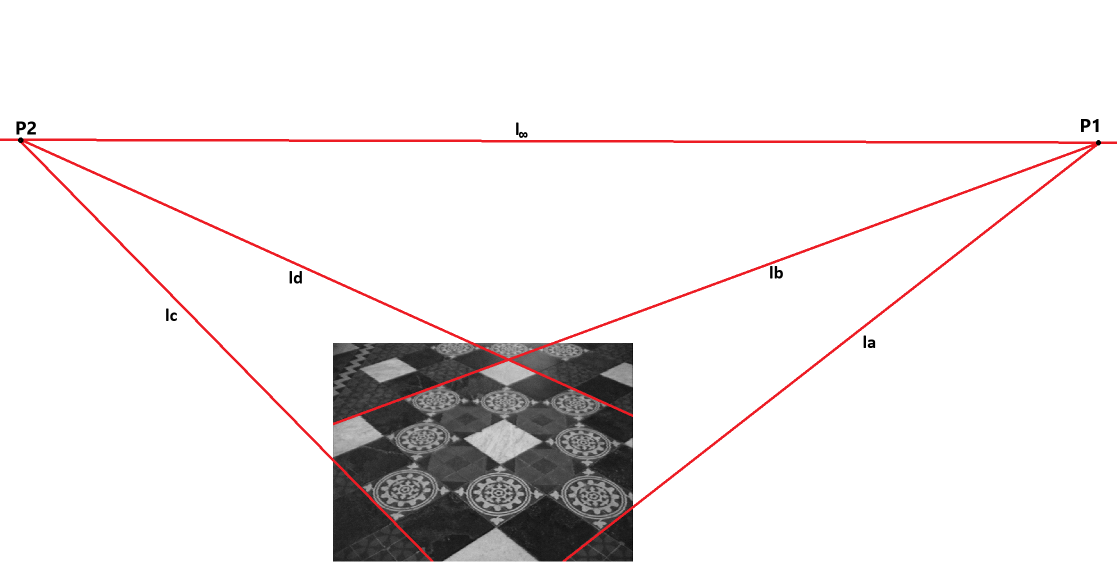
#> input picture Lista00/Imagens/img_tracado.png, 2233 x 1129 px (shown at 1/2 size)
$ jupyter execute --allow-errors Lista00.ipynb
#> lines starting #> are read from the running program, lines starting #| are printed output that depends on the picture; long printed decimals are rounded
#### Bibliotecas utilizadas

[cell 1]
import math
import numpy as np
from skimage import transform
from matplotlib import image
from matplotlib import pyplot as plt

#### 1 - Retificação Afim - Método das Retas Paralelas

##### Traçando manualmente dois conjuntos de retas paralelas $l_a$, || $l_b$, e $l_c$ || $l_d$, na imagem img_retificacao.png, encontramos dois pontos de fuga que definem a reta do infinito $l_{\infty}$.

[cell 2]
img_tracado = image.imread('Imagens//img_tracado.png')
#> img_tracado is the input picture: shape (1129, 2233, 4) float32; mean R, G, B, A 0.929, 0.917, 0.917, 1

plt.figure(figsize=(12, 12))
plt.plot(2195, 280, marker='x', color="blue") # Ponto de fuga P1
plt.plot(38, 275, marker='x', color="green")  # Ponto de fuga P2
plt.imshow(img_tracado)
plt.axis('off')
plt.show()
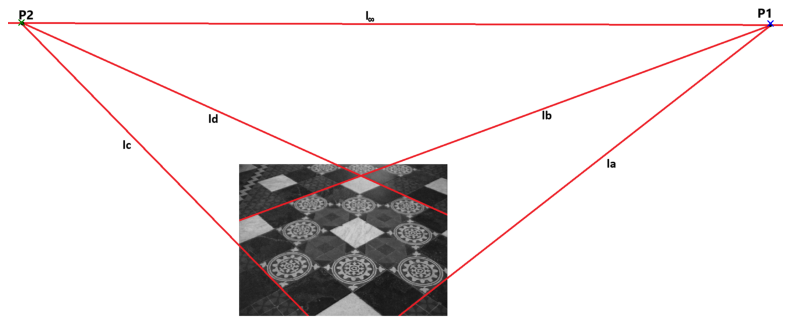
#> figure drawn by matplotlib, 1 panel

##### Utilizando os eixos definidos na imagem, onde a origem se encontra no canto superior esquerdo com o eixo x crescendo para a direita e o eixo y crescendo para baixo, os pontos de fuga são:
$$
\begin{matrix}
      P_1 = (2195,280)  \\
      P_2 = (38,275)
\end{matrix}
$$
##### Representando os pontos de fuga em coordenadas homogêneas e fazendo o seu produto vetorial obtemos a reta que liga os dois pontos(reta do infinito).

[cell 3]
x     = [2195,280,1]
x_lin = [38,275,1]
l_inf = np.cross(x,x_lin)
l_inf = l_inf / l_inf[-1]

print("Reta do infinito = ", l_inf)

##### Montando a matriz de transformação H.

[cell 4]
H = np.array([[1,0,0],[0,1,0],l_inf])

print(H)

##### Aplicando a transformação

[cell 5]
img    = image.imread('Imagens//img_retificacao.png')
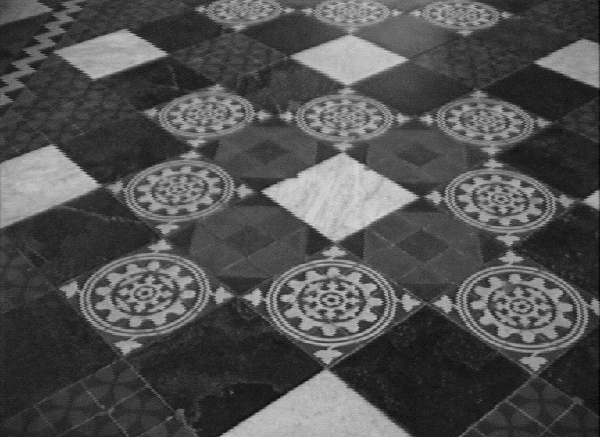
#> input picture Lista00/Imagens/img_retificacao.png, 600 x 437 px
#> img is the input picture: shape (437, 600, 4) float32; mean R, G, B, A 0.318, 0.318, 0.318, 1
tform  = transform.ProjectiveTransform(matrix=H)
tf_img = transform.warp(img, tform)
#> tf_img: shape (437, 600, 4) float32; 0% of the values are NaN or infinite; the others: min 0.0196, max 1, mean 0.149

plt.figure(figsize=(12, 12))
plt.imshow(tf_img, origin='lower')
plt.axis('off')
plt.show()

##### A transformação recuperou o paralelismo entre as linhas removendo as distorções projetivas e deslocando a linha do infinito novamente para o infinito $(0,0, 1)^T$.

[cell 6]
img_ret_afim = image.imread('Imagens//retificação_afim.png')
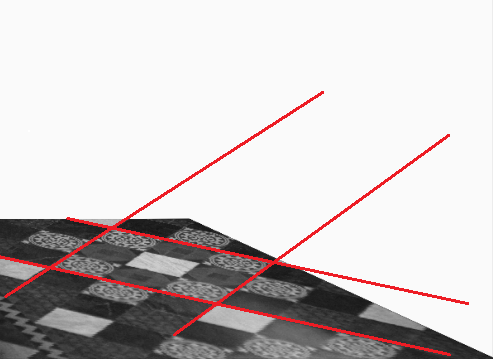
#> input picture Lista00/Imagens/retificação_afim.png, 493 x 359 px
#> img_ret_afim is the input picture: shape (359, 493, 4) float32; mean R, G, B, A 0.812, 0.789, 0.79, 1

plt.figure(figsize=(12, 8))
plt.imshow(img_ret_afim)
plt.axis('off')
plt.show()

#### 2 - Retificação Afim - Método da Razão das Distâncias

##### Traçando dois conjuntos de pontos colineares (A',B',C') e (a',b’,c’) na imagem.

[cell 7]
img_tracado2 = image.imread('Imagens//img_tracado2.png')
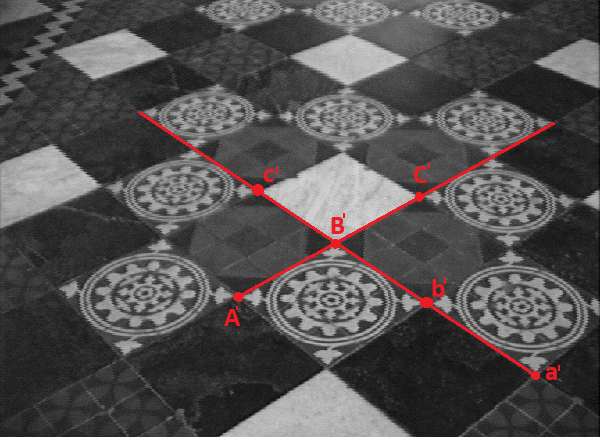
#> input picture Lista00/Imagens/img_tracado2.png, 600 x 437 px
#> img_tracado2 is the input picture: shape (437, 600, 4) float32; mean R, G, B, A 0.326, 0.315, 0.315, 1

plt.figure(figsize=(12, 8))

plt.plot(237, 295, marker='x', color="yellow") # Ponto A'
plt.plot(334, 242, marker='x', color="yellow") # Ponto B'
plt.plot(420, 195, marker='x', color="yellow") # Ponto C'

plt.plot(534, 374, marker='x', color="yellow") # Ponto a’
plt.plot(426, 302, marker='x', color="yellow") # Ponto b’
plt.plot(257, 189, marker='x', color="yellow") # Ponto c'

plt.imshow(img_tracado2)
plt.axis('off')
plt.show()
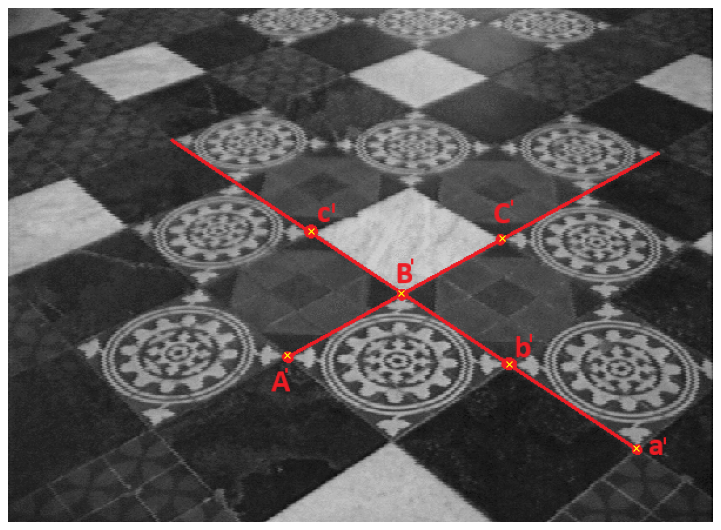
#> figure drawn by matplotlib, 1 panel

##### Calculando as razões das distâncias e os pontos transformados na reta em dimensão um (1D)

##### Primeiro conjunto de pontos

[cell 8]
A = [237, 295]
B = [334, 242]
C = [420, 195]

d1 = math.dist(A, B)
d2 = math.dist(B, C)

print('Pontos transformados')
print('A = ', 0)
print('B = ', d1)
print('C = ', (d1 + d2))

print("")
r1 = d1/d2
print('Razão 1 =', r1)

##### Assumindo que os azulejos no mundo real sejam quadrados de lado igual a 1, podemos representar os pontos no mundo real e na imagem transformada em coordenadas homogêneas.

##### Montando e resolvendo o sistem para as correspondências entre os pontos na imagem e no mundo real, calculamos a homografia que faz a projeção dos pontos nmo espaço para a imagem.

[cell 9]
H = np.array([
             [117.601, 0],
             [0.064, 1]
             ])

print("H: \n",H)

##### Transformando o ponto no infinito (1,0)

[cell 10]
p_inf = np.array([1, 0])
p_f = H.dot(p_inf)

xf1 = p_f[0] / p_f[1]
print('Ponto de fuga 1 =', round(xf1))

##### Segundo conjunto de pontos

[cell 11]
a = [534, 374]
b = [426, 302]
c = [257, 189]

d3 = math.dist(a, b)
d4 = math.dist(b, c)

print('Pontos transformados')
print('a = ', 0)
print('b = ', d3)
print('c = ', (d3 + d4))

print("")
r2 = d3/d4
print('Razão 2 =', r2)

##### De forma anéloga para o segundo conjunto de pontos, obtemos uma outra matriz de transformação.

[cell 12]
H = np.array([[141.782,0],[0.092,1]])

print(H)

##### Transformando o ponto no infinito (1,0)

[cell 13]
p_inf = np.array([1, 0])
pf    = H.dot(p_inf)
xf2   = p_f[0]/p_f[1]

print('Ponto de fuga 2 = ', round(xf2))

##### Traçando os pontos de fuga e a reta do infinito $l_{\infty}$ na imagem.

[cell 14]
img_tracado = image.imread('Imagens//img_tracado3.png')
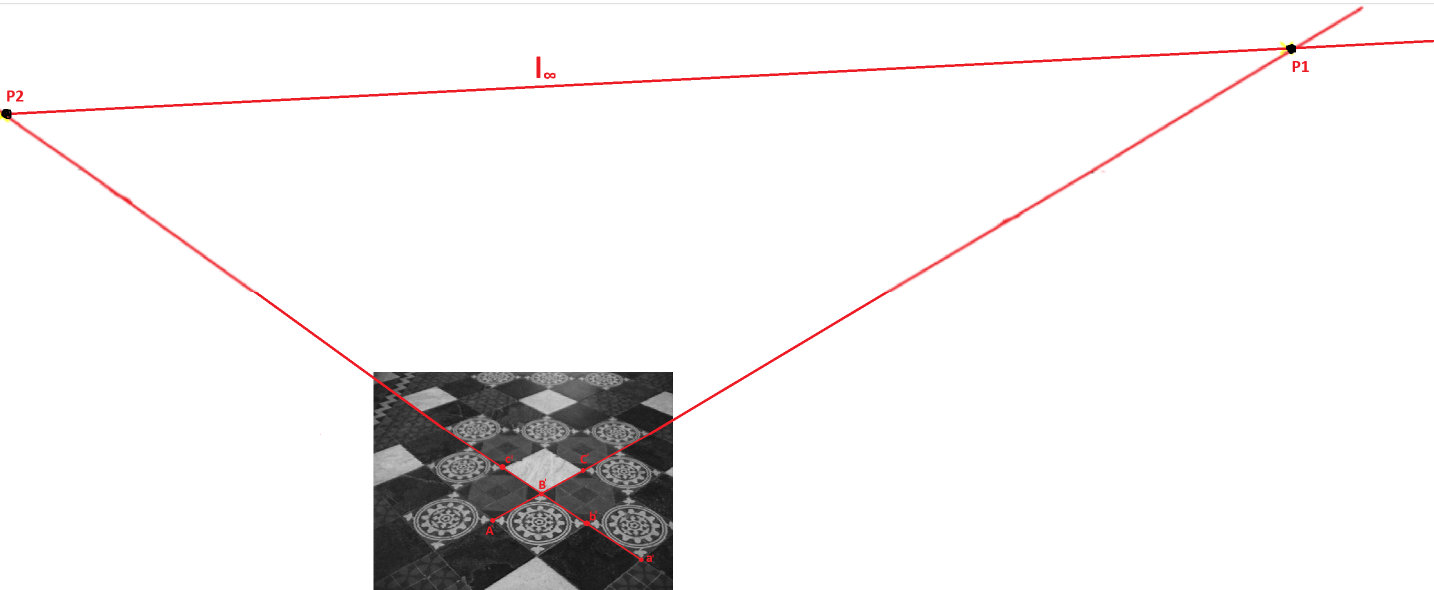
#> input picture Lista00/Imagens/img_tracado3.png, 2867 x 1180 px (shown at 1/2 size)
#> img_tracado is the input picture: shape (1180, 2867, 4) float32; mean R, G, B, A 0.948, 0.94, 0.941, 1

plt.figure(figsize=(12, 8))
plt.plot(982, 1035, marker='x', color="yellow")  # Ponto A’
plt.plot(2582, 95, marker='x', color="yellow")   # Ponto de fuga 1(P1)
plt.plot(1273, 1113, marker='x', color="yellow") # Ponto a'
plt.plot(11, 227, marker='x', color="yellow")    # Ponto de fuga 2(P2)

plt.imshow(img_tracado)
plt.axis('off')
plt.show()
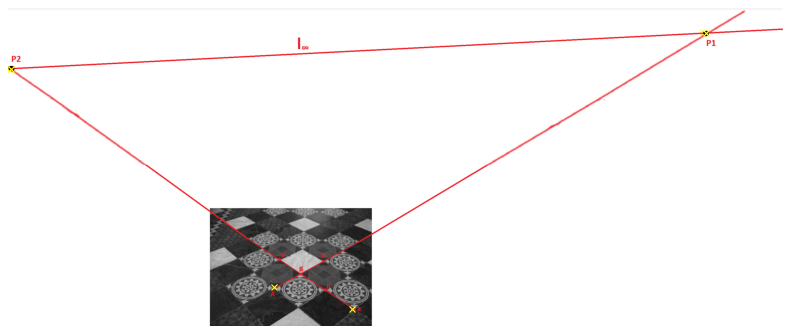
#> figure drawn by matplotlib, 1 panel

##### É possível verificar que os pontos de fuga em 1D calculados se aproximam das distâncias das suas posições em 2D em relação aos pontos A’ e a' (Início da reta)

[cell 15]
print('Distância 1(xf1) = ',math.dist([982, 1035], [2562, 95]))
print('Distância 1(xf2) = ',math.dist([1273, 1113],[10, 230]))

##### Calculo da reta reta do infinito com os pontos de fuga em coordenadas homogêneas.

[cell 16]
x      = np.array([2562, 95, 1])
x_lin  = np.array([10, 230, 1])
l_inf2 = np.cross(x,x_lin)
l_inf2 = l_inf2 / l_inf2[-1]

print('Linha do infinito = ',l_inf2)

##### Montando a matriz de transformação.

[cell 17]
H = np.array([[1,0,0],[0,1,0],l_inf2])
print(H)

##### Aplicando a transformação

[cell 18]
img    = image.imread('Imagens//img_retificacao.png')
tform  = transform.ProjectiveTransform(matrix=H)
tf_img = transform.warp(img, tform)
#> tf_img: shape (437, 600, 4) float32; 0% of the values are NaN or infinite; the others: min 0.0196, max 1, mean 0.117

plt.figure(figsize=(12, 12))
plt.imshow(tf_img, origin='lower')
plt.axis('off')
plt.show()

[cell 19]
img_ret_afim = image.imread('Imagens//retificação_afim2.png')
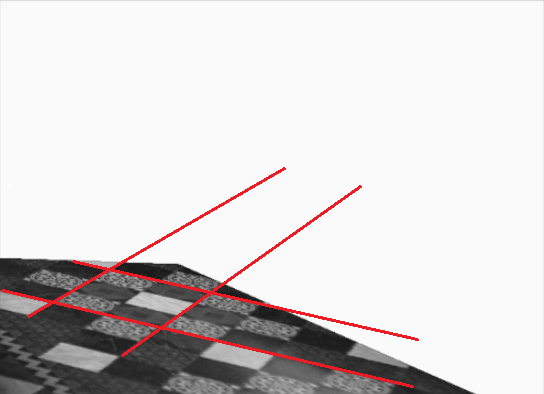
#> input picture Lista00/Imagens/retificação_afim2.png, 544 x 394 px
#> img_ret_afim is the input picture: shape (394, 544, 4) float32; mean R, G, B, A 0.855, 0.84, 0.84, 1

plt.figure(figsize=(12, 8))
plt.imshow(img_ret_afim)
plt.axis('off')
plt.show()

##### Cabe mencionar que nos dois métodos os pontos de fuga foram ajustados na imagem manualmente, isto introduz erros na posição que aliado a erros numéricos causados por arredondamentos, resultaram em retas não perfeitamente paralelas

#### 3 - Retificação Métrica - Método da Cônica Dual dos Pontos Circulares

##### Calculo da transformacao afim
##### Partindo da imagem com a retificação afim obtida pelo Método das Retas Paralelas, escolhemos os pares (l1,m1), (l2,m2) de retas que são ortogonais no mundo real.

#> (a cell that did not finish here is left out)

##### Obtendo os coefientes das retas, a partir das coordenadas homogêneas dos pontos escolhidos.

[cell 21]
l1 = np.cross([24, 71,1],[107, 116,1])
#> l1 = [-45, 83, -4813]
l1 = l1 / l1[2]
#> l1 = [0.00935, -0.0172, 1]
l2 = np.cross([195, 48,1],[126, 95,1])
l2 = l2 / l2[2]

m1 = np.cross([24, 71,1],[125, 48,1])
m1 = m1 / m1[2]
m2 = np.cross([146, 59,1],[270, 60,1])
m2 = m2 / m2[2]

print()
print('l1 = ', l1)
#| l1 =  [ 0.00935 -0.01724  1.        ]
print()
print('l2 = ', l2)
print()
print('m1 = ', m1)
print()
print('m2 = ', m2)
print()

print('Conjunto 1')
print('l1*ml = ', l1[0]*m1[0])
#| l1*ml =  -2.7844437780312445e-05
print('l1*m2 = ', l1[0]*m1[1])
#| l1*m2 =  -0.0001223
print('l2*ml = ', l1[1]*m1[0])
#| l2*ml =  5.135751857257628e-05
print('l2*m2 = ', l1[1]*m1[1])
#| l2*m2 =  0.0002255
print()

print('Conjunto 2')
print('l1*m1 = ', l2[0]*m2[0])
print('l1*m2 = ', l2[0]*m2[1])
print('l2*m1 = ', l2[1]*m2[0])
print('l2*m2 = ', l2[1]*m2[1])

##### Resolvendo o sistema formado pelas equações (16) com as 4 retas escolhidas obtemos a matriz S

[cell 22]
S = np.array([[11.6413532054, -1.3906678936],[-1.3906678936,1]])
print('S:\n',S)

##### Fazendo a fatoração do Cholesky na matriz S obtemos a matriz K

[cell 23]
K = np.linalg.cholesky(S)
print('K:\n',K)

##### Deste modo a transformação afim H , a menos de uma translação pode ser expressa como:

[cell 24]
Ha = np.hstack((K,np.zeros([2,1])))
Ha = np.vstack((Ha,[0,0,1]))

print('Ha:\n',Ha)

##### Aplicando todas as transformações na imagem original

[cell 25]
img = image.imread('Imagens//img_retificacao.png')
H   = np.array([[1,0,0],[0,1,0],l_inf])

plt.figure(figsize=(12, 8))

# Retificacdo Afim
tform  = transform.ProjectiveTransform(matrix=H)
tf_img = transform.warp(img, tform)

# Retificacdo Métrica
tform  = transform.ProjectiveTransform(matrix=Ha)
tf_img = transform.warp(tf_img, tform)
#> tf_img: shape (437, 600, 4) float32; 0% of the values are NaN or infinite; the others: min 0, max 1, mean 0.0468

plt.imshow(tf_img, origin='lower')
plt.axis('off')
plt.show()
